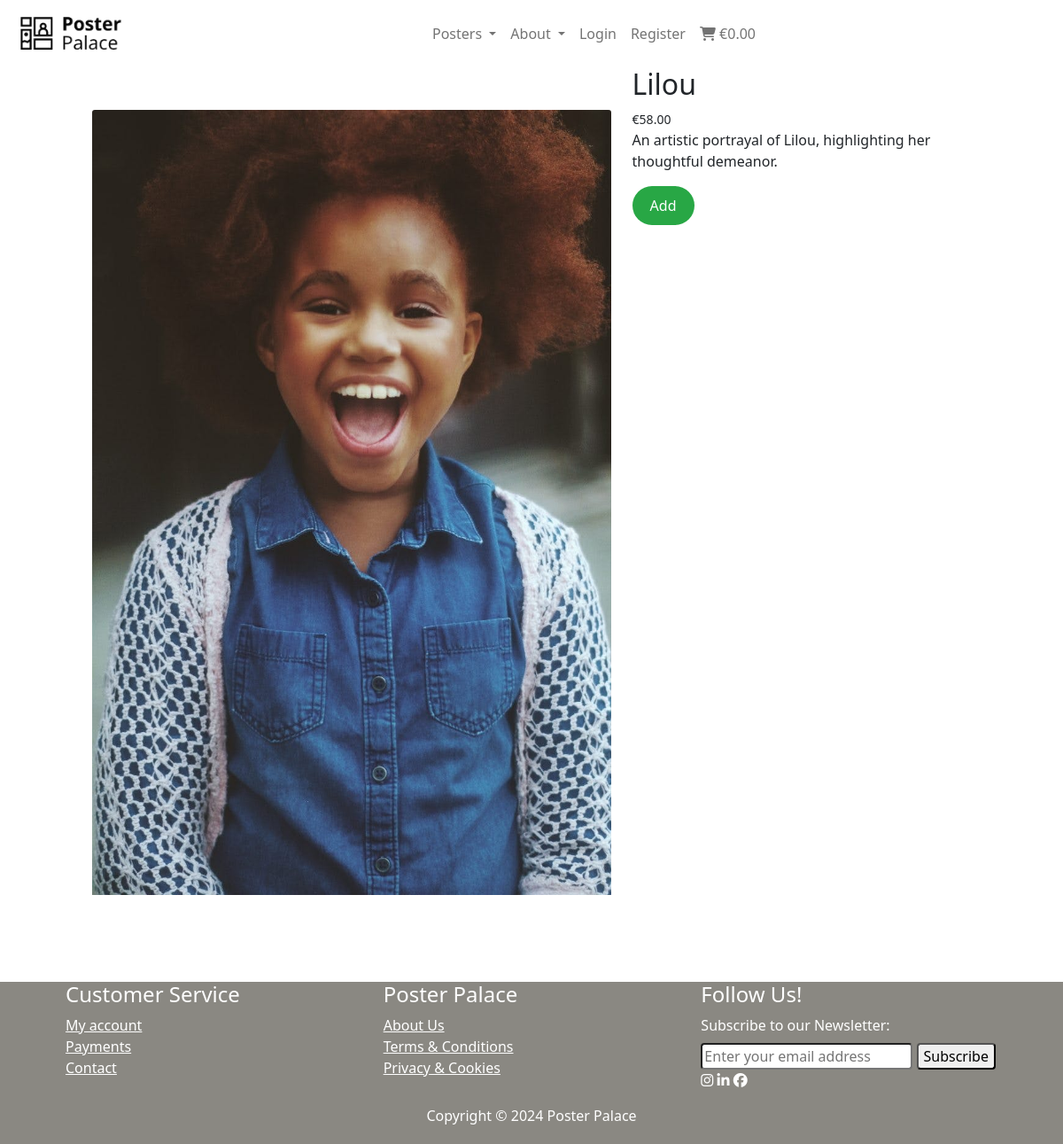
/posters/6, run on the app's committed database.
### posters/models.py (models this page shows, shortened)
class Poster(models.Model):
    category = models.ForeignKey('Category', null=True, blank=True, on_delete=models.SET_NULL)
    sku = models.CharField(max_length=254, null=True, blank=True)
    name = models.CharField(max_length=254)
    description = models.TextField()
    has_color = models.BooleanField(default=False, blank=True, null=True)
    color_option = models.CharField(max_length=15, blank=True, default='Color', choices=COLOR_CHOICES)
    has_sizes = models.BooleanField(default=False, blank=True, null=True)
    size_option = models.CharField(max_length=80, choices=SIZE_CHOICES, default='S')
    price = models.DecimalField(max_digits=6, decimal_places=2)
    rating = models.DecimalField(max_digits=6, decimal_places=2, null=True, blank=True)
    image_url = models.URLField(max_length=1024, null=True, blank=True)
    image = models.ImageField(null=True, blank=True)
    quantity = models.IntegerField(blank=False, default=1)

### posters/views.py (the view)
# urls.py: path('<poster_id>', views.poster_detail, name='poster_detail'),
def poster_detail(request, poster_id):
    poster = get_object_or_404(Poster, pk=poster_id)
    form_color = PosterColor()
    form_quantity = PosterQuantity()
    cart = request.session.get('cart', {})
    in_cart = False
    if poster_id in list(cart.keys()):
        print(cart)
        in_cart = True
    context = {
        'poster': poster,
        'form_color': form_color,
        'form_quantity': form_quantity,
        'cart': cart,
        'in_cart': in_cart,
        }
    return render(request, 'posters/poster_detail.html', context)

### homepage/forms.py
class NewsletterForm(forms.Form):
    email = forms.EmailField(label="Your Email", max_length=100)

### posters/forms.py
class PosterColor(forms.ModelForm):
    class Meta:
        model = Poster
        fields = ('color_option',)

### cart/contexts.py (called while the page is built, shortened)
def shopping_content(request):
    shopping_items = []
    total = 0
    poster_count = 0
    cart = request.session.get('cart', {})
    context = {
        'shopping_items': shopping_items,
        'total': total,
        'poster_count': poster_count,
    }
    return context

### homepage/context_processors.py (called while the page is built)
def newsletter_form(request):
    return {'newsletter_form': NewsletterForm()}

### posters/templates/posters/poster_detail.html (shortened to what this page needs)
{% extends "base.html" %}
{% load static %}
{% block content %}
<section >
    <div class="container">
        <div class="row">
            <div class="block-middle">
                <div class="image-container my-5">
                    {% if poster.image %}
                        <a href="{{ poster.image.url }}" target="_blank">
                            <img class="card-img-top img-fluid" src="{{ poster.image.url }}" alt="{{ poster.name }}">
                        </a>
                        {% else %}
                        <a>
                            <img class="card-img-top img-fluid" src="{{ MEDIA_URL }}noimage.png" alt="{{ poster.name }}">
                        </a>
                    {% endif %}
                </div>
            </div>
            <div class="col">
                <h2 class="top">{{ poster.name}}</h2><small>€{{ poster.price }}</small>
                <p>{{ poster.description }}</p>
                <form id="myForm" class="form" action="{% url 'add_to_cart' poster.id %}" method="POST">
                <input type="submit" class="add-to-cart" value="Add" {% if in_cart %}disabled{% endif %}>
                </form>
            </div>
        </div>
    </div>
</section>
{% endblock %}

### static/css/base.css (style rules this page uses)
* { margin: auto; }
.block-middle { width: 60%; }
.add-to-cart { position: relative; background-color: #28a745; color: white; border: none; border-radius: 26px; padding: 10px 20px; cursor: pointer; font-size: 16px; }
.row { margin-right: 50px; margin-left: 50px; }

### data on the page
Poster: image (picture), name "Lilou", price "58.00", description "An artistic portrayal of Lilou, highlighting her thoughtful demeanor."
